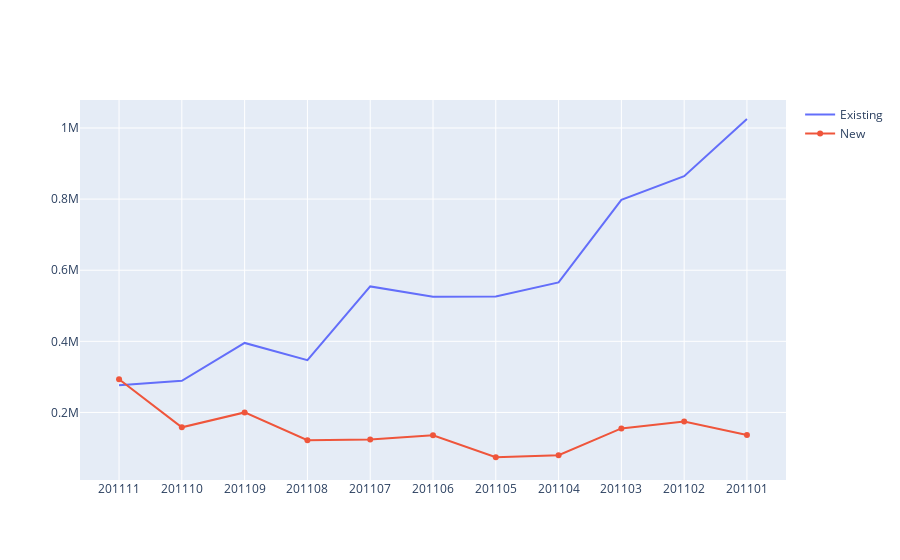

The code cell stored with this chart in its notebook:
### Code cell
x_existing = revenue_per_user[revenue_per_user['UserType'] == 'Existing'].InvoiceYearMonth.sort_values(ascending=False)
y_existing = revenue_per_user[revenue_per_user['UserType'] == 'Existing'].Amount
x_new = revenue_per_user.query("UserType == 'New'")['InvoiceYearMonth'].sort_values(ascending=False)
y_new = revenue_per_user.query("UserType == 'New'")['Amount']

fig = go.Figure()

fig.add_trace(go.Scatter(x=x_existing, y=y_existing,mode='lines',name='Existing'))
fig.update_xaxes(type='category')
fig.add_trace(go.Scatter(x=x_new, y=y_new,mode='lines+markers',name='New'))

fig.update_xaxes(type='category')

fig.show()

### Figure 1 — Plotly figure (JSON) as saved in the notebook; plotly's stock layout.template omitted (floating-point values rounded to 4 significant figures)
{"data": [{"mode": "lines", "name": "Existing", "type": "scatter", "x": [201111, 201110, 201109, 201108, 201107, 201106, 201105, 201104, 201103, 201102, 201101], "y": [276200.0, 289000.0, 395400.0, 347200.0, 554500.0, 525500.0, 526100.0, 565600.0, 797700.0, 864600.0, 1025000.0]}, {"mode": "lines+markers", "name": "New", "type": "scatter", "x": [201111, 201110, 201109, 201108, 201107, 201106, 201105, 201104, 201103, 201102, 201101], "y": [293200.0, 158100.0, 200100.0, 122000.0, 124100.0, 135700.0, 74010.0, 79760.0, 155100.0, 174700.0, 136600.0]}], "layout": {"xaxis": {"type": "category"}}}
